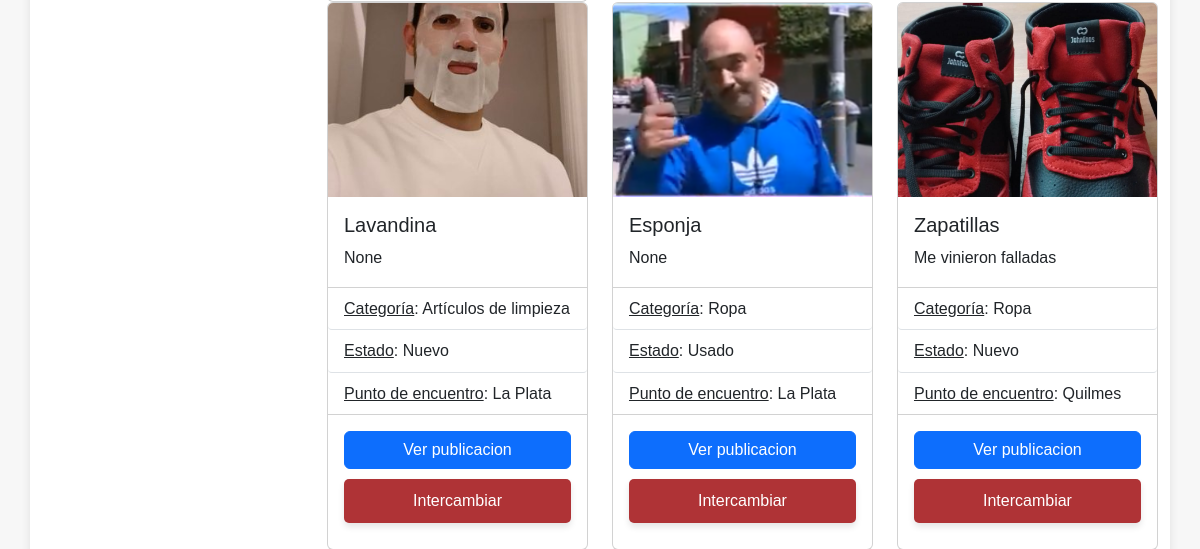
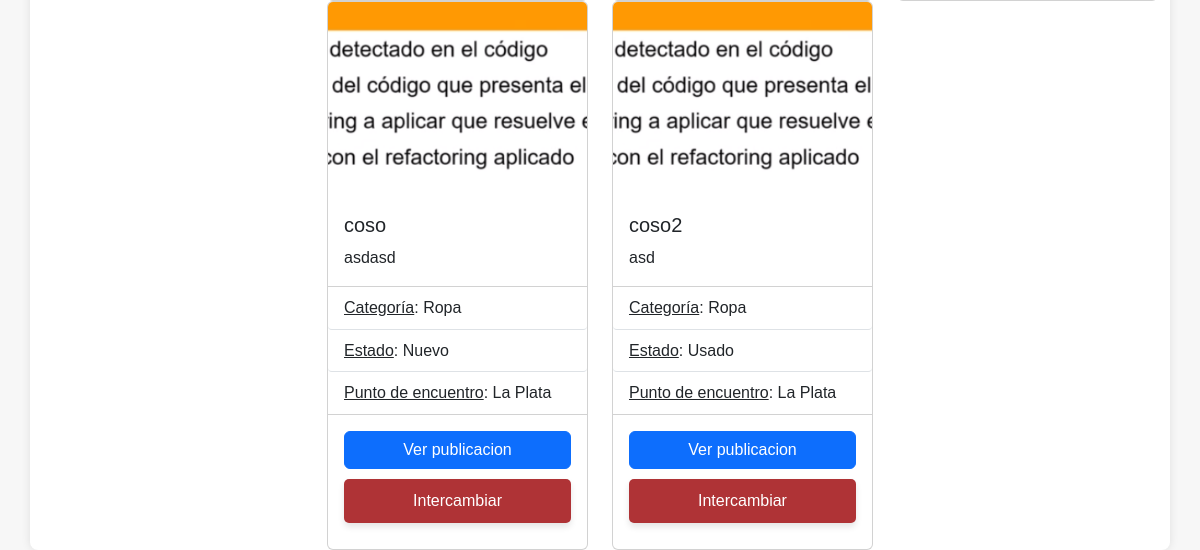
Before: / (lower part) with the older database file (2 pictures, top to bottom).
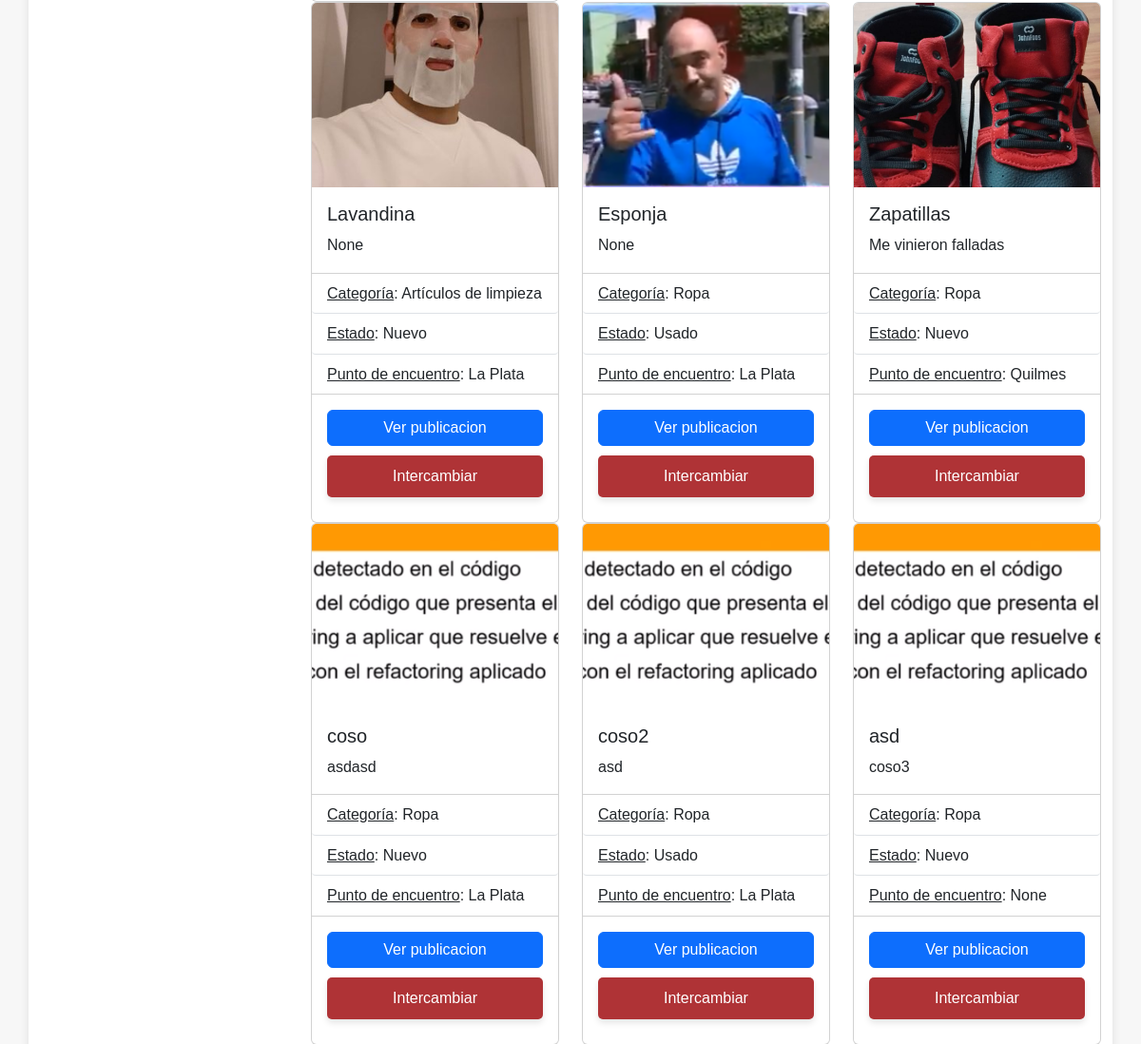
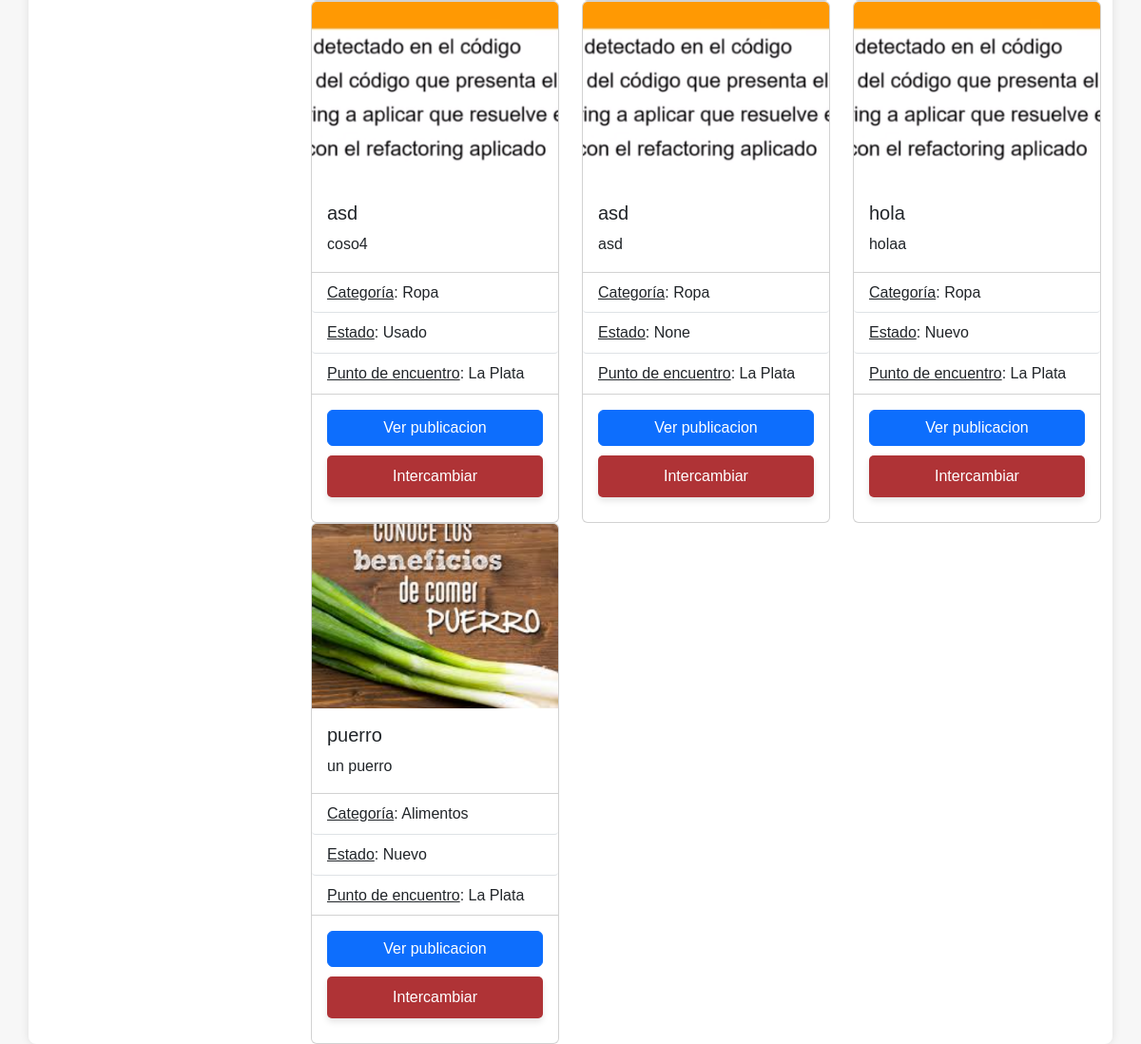
After: the same page with the newer database file (2 pictures, top to bottom).
### intercambios_caritas/models.py (models this page shows, shortened)
class Publicacion(models.Model):
    nombre = models.CharField(max_length=50, blank=False, null=False)
    categoria = models.CharField(max_length=50, blank=False, null=False)
    descripcion = models.CharField(max_length=280, blank=True,null=True)
    imagen = models.ImageField()
    estado = models.CharField(max_length=50, blank=True, null=True)
    punto_encuentro = models.CharField(max_length=50, blank=True, null=True)
    usuario_dni = models.CharField(max_length=150,default="")
    usuario_nombre = models.CharField(max_length=150,default="")

### intercambios_caritas/views.py (the view)
# urls.py: path('', views.home, name="home"),  # www.hola.com/
def home(request):
    publicaciones = Publicacion.objects.all()
    return render(request, 'authentication/index.html', {'publicaciones': publicaciones})

### templates/authentication/index.html (shortened to what this page needs)
{% extends 'layouts/base.html' %}
{% block content %}
<div class="row">
    <div class="col-md-3">
    </div>
    <div class="col-md-9">
        <div class="row">
            {% if publicaciones %}
            {% for publicacion in publicaciones %}
            <div class="col-md-4">
                <div class="card">
                    <div class="ratio ratio-4x3">
                        <img src="{{ publicacion.imagen.url }}" class="card-img-top" style="object-fit: cover;"
                            alt="Imagen de la publicación">
                    </div>
                    <div class="card-body">
                        <h5 class="card-title">{{ publicacion.nombre }}</h5>
                        <p class="card-text">{{ publicacion.descripcion }}</p>
                    </div>
                    <ul class="list-group list-group-flush">
                        <li class="list-group-item"><u>Categoría</u>: {{ publicacion.categoria }}</li>
                        <li class="list-group-item"><u>Estado</u>: {{ publicacion.estado }}</li>
                        <li class="list-group-item"><u>Punto de encuentro</u>: {{ publicacion.punto_encuentro }}</li>
                    </ul>
                    <div class="card-body">
                        <a href="{% url 'ver_publicacion' publicacion.id %}" class="btn btn-primary d-block mb-2">Ver
                            publicacion</a>
                        <a href="#" class="btn btn-primary d-block btn-custom">Intercambiar</a>
                    </div>
                </div>
            </div>
            {% endfor %}
            {% else %}
            <p style="font-size: 1.2rem; color: #555; text-align: center; margin-top: 20px;">No hay publicaciones en
                este momento.</p>
            {% endif %}
        </div>
    </div>
</div>
{% endblock %}

Changed rows visible on the page:
added Publicacion: imagen (picture), nombre "asd", descripcion "coso3", categoria "Ropa", estado "Nuevo", punto_encuentro "None"
added Publicacion: imagen (picture), nombre "asd", descripcion "coso4", categoria "Ropa", estado "Usado", punto_encuentro "La Plata"
added Publicacion: imagen (picture), nombre "asd", descripcion "asd", categoria "Ropa", estado "None", punto_encuentro "La Plata"
added Publicacion: imagen (picture), nombre "hola", descripcion "holaa", categoria "Ropa", estado "Nuevo", punto_encuentro "La Plata"
added Publicacion: imagen (picture), nombre "puerro", descripcion "un puerro", categoria "Alimentos", estado "Nuevo", punto_encuentro "La Plata"
